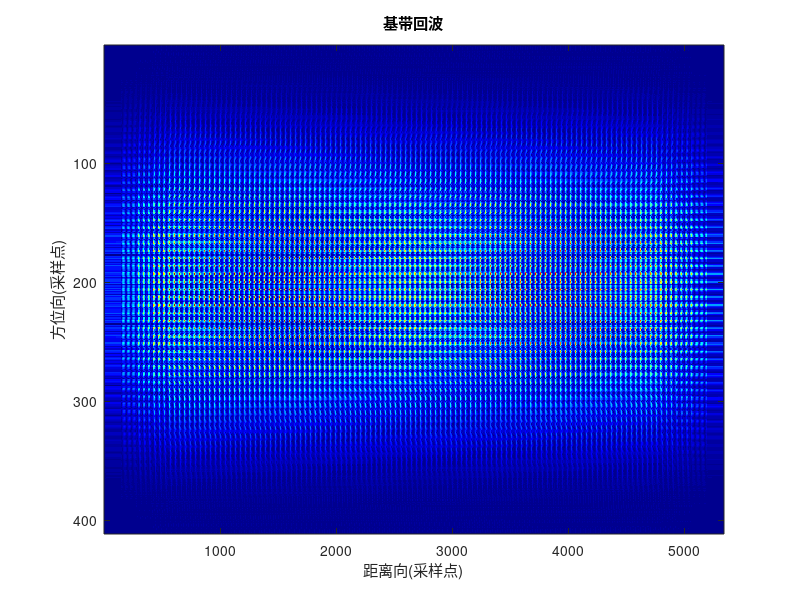
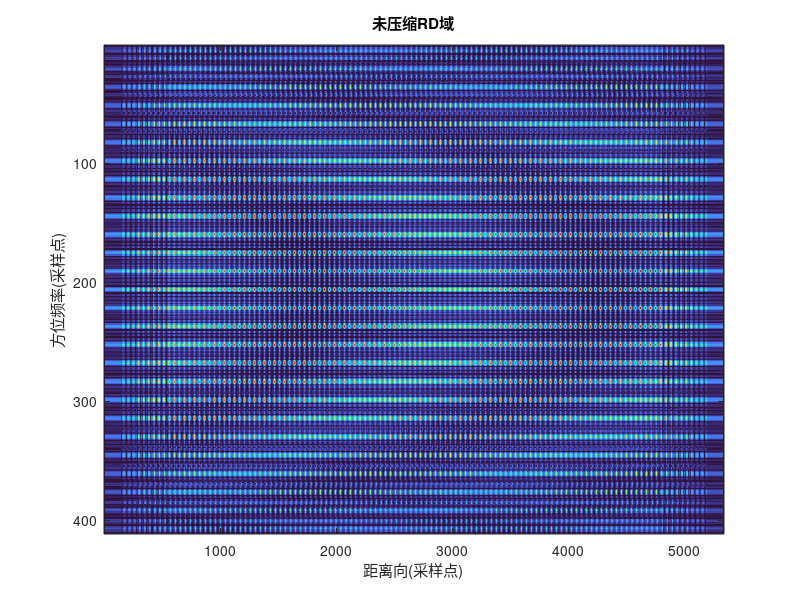
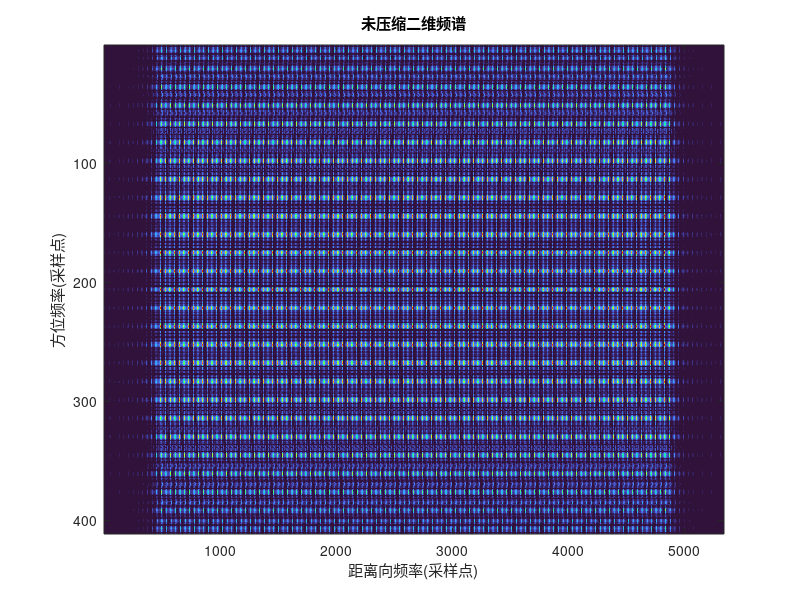

Here is the MATLAB script that generated these plots, in order: (Note: this script raises an error after producing the figures.)
%% SAR回波信号仿真（RD算法）
close all;
clear all, clc;
% 场景参数
c = 3e8;
range = 520;          % 距离向跨度
azimuth = 120;        % 方位向跨度
% 雷达参数  
theta_rc = 0;        % 雷达波束中心斜视角
%theta_rc = 0.9/180*pi;
% R_n0 = 10000;           % 雷达与场景中心距离，轨迹中点为二维零点，相应时刻为0时刻
R0 = 10000;              % 坐标中心横向距离(高度为0时为最短斜距)
R_nc = R0/cos(theta_rc);      % 波束中心穿越时刻对应的斜距

Vr = 100;             % 直线几何模型下雷达方位向运动速度
f0 = 10e9;            % 载频
Tr = 30e-6;           % 脉冲宽度

% 目标参数
obj_a_num = 5;      % 方位向目标个数
obj_r_num = 5;      % 距离向目标个数

% loc_a = 0;
% loc_r = R0;
loc_a = linspace(-50, 50, obj_a_num);
loc_r = R0 + linspace(-250, 250, obj_r_num);
[loc_r, loc_a] = meshgrid(loc_r, loc_a);        % 2D网格表征目标位置
loc_nc = loc_r/cos(theta_rc);                   % 波束中心穿越时刻时目标与雷达的斜距
nc = (loc_a-loc_r*tan(theta_rc))/Vr;            % 所有目标的波束中心穿越时刻

% 分辨率参数
rho_a = 1;     % 方位向分辨率
rho_r = 1;     % 距离向分辨率

% 其他参数定义
alpha = 0.886;                    % 1或0.886
alpha_osr = 1.2;                  % 距离过采样率
alpha_osa = 1.2;                  % 方位过采样率

lambda = c/f0;                                  % 信号波长
La = 2*rho_a;                                   % 天线长度
theta_bw = alpha*lambda/La;                     % 波束宽度
Ls = theta_bw*R_nc;                             % 合成孔径长度
Ta = Ls/Vr;                                     % 目标照射时间
f_dop = 2*Vr*cos(theta_rc)/lambda*theta_bw;     % 多普勒带宽
fnc = 2*Vr*sin(theta_rc)/lambda;                % 多普勒中心频率

Kr = c*alpha/(2*Tr*rho_r);                      % 距离向调频斜率
Ka = 2*Vr^2*cos(theta_rc)^2/lambda/R_nc;        % 方位向调频斜率
Fr = alpha_osr*Kr*Tr;                           % 距离向采样频率
Fa = alpha_osa*f_dop;                           % 方位向采样频率

Fss = 6.8e8;             % 接受原始回波时的距离向带通采样率

%% 生成区域回波信号
% 二维时间样点
tr = 2*(R0-range/2)/c-Tr/2:1/Fr:2*(R0+range/2)/c+Tr/2;   % 距离向时间
%tr = 2*(R0-range/2)/c-Tr/2:1/Fss:2*(R0+range/2)/c+Tr/2;  % 距离向时间
%ta = -azimuth/2/Vr-Ta:1/Fa:azimuth/2/Vr+Ta;             % 方位向时间
ta = 0:1/Fa:azimuth/2/Vr+Ta;
ta = [fliplr(-ta(2:end)) ta];                            % 方位向时间对准时间零点(考虑到方位向采样率低的影响)


Nr = length(tr); Na = length(ta);     % 距离向方位向采样点数
[t_r, t_a] = meshgrid(tr, ta);        % 距离向和方位向时间2D网格

% 二维时域信号构建
s0_tn = zeros(Na, Nr);                % 回波数据
for i=1:obj_a_num
  for j=1:obj_r_num
    Ls_diff = alpha*lambda/La*loc_nc(i,j);        % 目标照射长度(该点的合成孔径)
    Ts_diff = Ls_diff/(Vr*cos(theta_rc));                              % 目标照射时间
    Rn = sqrt(loc_r(i,j)^2+(loc_a(i,j)-Vr*t_a).^2);   % 目标的瞬时斜距，仅与方位时间有关
    %%% 距离向照射时间由脉宽决定，各距离相同 %%%
    %%% 而方位向照射时间由目标距离处合成孔径长度有关，实际上不同距离对应的照射时间不同 %%%
    % 距离向脉冲包络
    wr = abs(t_r-2*Rn/c)<Tr/2;                        
    % 方位向矩形方向图
    %wa = abs(t_a-nc(i,j))<Ts_diff/2;                       % 方位向方向图
    % 方位向sinc方向图
    theta = atan(Vr*(t_a-nc(i,j))/R_nc);              % 斜距平面内目标与雷达视线的夹角
    wa = sinc(alpha*theta/theta_bw).^2;                % 双程sinc方向图
    A0 = 1;     % 统一反射系数为1
    
    % 构建对应目标的原始基带信号回波
    s0_ij = A0*wr.*wa.*exp(-1j*4*pi*f0*Rn/c).*exp(1j*pi*Kr*(t_r-2*Rn/c).^2);
    
    % 载波调制的回波信号
    %s0_ij = A0*wr.*wa.*cos(2*pi*f0*(t_r-2*Rn/c)).*cos(pi*Kr*(t_r-2*Rn/c).^2);

    s0_tn = s0_tn + s0_ij;
  end
end

% 正交解调--〉自定义函数quadratureDemodulation()
% s0_temp = [];
% for i = 1:Na
%   s0_demodulation = quadratureDemodulation(s0_tn(i,:), tr, f0, Fss, Fr);
%   s0_temp = [s0_temp; s0_demodulation];
% end
% s0_tn = s0_temp;
% % 重新调整时间样点
% tr = linspace(2*(R0-range/2)/c-Tr/2, 2*(R0+range/2)/c+Tr/2, size(s0_tn, 2));
% Nr = size(s0_tn, 2);



% 以距离为尺度绘制二维时域
lr_sc = [tr(1), tr(end)]*c/2-R0;
la_sc = [ta(1), ta(end)]*Vr;
% figure(1);
% %mesh(t_r*c/2-R0, t_a*Vr, abs(s0_tn));
% imagesc(lr_sc, la_sc, abs(s0_tn));
% axis([-400, 400, -75,75]);
% % xlabel('距离向(相对场景中心)/m'), ylabel('方位向/m'), title('回波信号的二维时域(距离单位)');
% % colormap(summer), colorbar, shading flat;

% 以采样点为尺度绘制二维时域
s0_tn_abs = abs(s0_tn);
figure(1);
imagesc(s0_tn_abs);
colormap(jet)
xlabel('距离向(采样点)'), ylabel('方位向(采样点)')
title('基带回波')
% figure()
% mesh(s0_tn_abs); axis tight
% xlabel('距离向(采样点)'), ylabel('方位向(采样点)')
% [val,rLoc] = max(s0_tn_abs);
% [~, cLoc] = max(val);
% figure()
% plot(s0_tn_abs(rLoc(cLoc), :));
%imagesc(angle(s0_tn));
%mesh(abs(s0_tn));
% xlabel('距离向(采样点)'), ylabel('方位向(采样点)')

%% 未压缩前的距离多普勒
figure
Srd_uncompress = fftshift(fft(s0_tn, [], 1), 1);
imagesc(abs(Srd_uncompress));
colormap(turbo)
xlabel('距离向(采样点)'), ylabel('方位频率(采样点)')
title('未压缩RD域')
axis tight

%% 未压缩前的二维频谱
figure
Sdf_uncompress = fftshift(fft(Srd_uncompress, [], 2), 2);
imagesc(abs(Sdf_uncompress));
colormap(turbo)
xlabel('距离向频率(采样点)'), ylabel('方位频率(采样点)')
title('未压缩二维频谱')
axis tight


%% 距离向脉冲压缩
% 复制脉冲
tr_replica = -Tr/2:1/Fr:Tr/2-1/Fr;             % 复制发射脉冲时间样点
chirp_replica = exp(1j*pi*Kr*tr_replica.^2);   % 复制发射脉冲
Nc = length(chirp_replica);                    % 距离向chirp信号采样点数
Nf = Nr+Nc-1;                                  % 信号fft点数

% 复制脉冲时域补零至信号卷积的长度
chirp_extend = [chirp_replica, zeros(1, round((Nf-Nc)/2))];
chirp_extend = [zeros(1, Nf-length(chirp_extend)) chirp_extend];
chirp_extend = fftshift(chirp_extend);        % 翻折以对齐零时刻

% 回波距离向补零，进行距离匹配滤波
s0_extend = [s0_tn, zeros(Na, Nc-1)];               % 距离向补零，考虑频域相乘对应时域卷积
Sr_extend = fft(s0_extend,[],2);                    % 补零后求方位时间距离频谱
Sr_chirp = fft(chirp_extend);                       % 补零后chrip频谱
Sr_mul = Sr_extend .* repmat(conj(Sr_chirp),Na,1);  % 频域脉冲压缩
sr_compress = ifft(Sr_mul, [], 2);                 % 逆变换得距离压缩后回波的二维时域
sr_compress = sr_compress(:, 1:Nr);               % 舍去弃置区

[v, loc1] = max(abs(sr_compress));
[~, loc2] = max(v);
row = loc1(loc2);

figure();
baseAnalyse(sr_compress(row,:), Fr, 100);

figure();
%surf(t_r*c/2-R0, t_a*Vr, abs(sr_expressed));
%imagesc(lr_sc, la_sc, abs(sr_compress));
imagesc(abs(sr_compress));
colormap(turbo(64))
% figure();
% mesh(abs(sr_compress));
% axis tight

xlabel('距离向(采样点)'), ylabel('方位(采样点)')
title('距离压缩后二维时域')

colormap(turbo)
%axis([-400, 400, -75,75]);

%% 方位向傅里叶变换（距离多普勒域）
sr_compress_shift = sr_compress.*repmat(exp(-1j*2*pi*fnc*ta.'), 1, Nr); % 对应频谱搬移至0频
Sd = fft(sr_compress_shift,[],1);           % 方位向fft
Sd = fftshift(Sd, 1);                       % 频谱中心搬移至中心频率

%%% 此时多普勒已经转至零频，仅以多普勒中心频率构建多普勒域的频点范围作显示 %%%
f_Sd = 0:Fa/Na:Fa/2;
f_Sd = fnc + [fliplr(-f_Sd(2:end)) f_Sd];       

figure();
%imagesc(lr_sc, [f_Sd(1) f_Sd(end)], abs(Sd));
%title('距离多普勒域'), xlabel('距离向(相对场景中心)/m'), ylabel('多普勒频率/Hz')
imagesc(abs(Sd))
%mesh(abs(Sd))
xlabel('距离向(采样点)'), ylabel('方位频率(采样点)')
title('距离压缩后RD域')
colormap(turbo), axis tight

%% 距离徙动校正（插值法）
Rr = tr*(c/2);      % 每个距离门的对应距离
del_Rfn = lambda^2*(f_Sd.').^2*Rr/(8*Vr^2);         % 需要校正的距离徙动，随方位频率和距离变化

range_interval = (1/Fr)*c/2;                        % 距离单元间隔
del_Rfn_unit = del_Rfn/range_interval;              % 需要校正的距离间隔数

%%%%% 插值法距离徙动校正 %%%%% 
%%% 插值中的偏移量不进行量化，即不对sinc核深采样，直接使用浮点值，不存在量化的几何畸变， %%%
%%% 即不存在目标幅度调制，校正更准确。 %%%
core_len = 8;                 % sinc插值核长度
Sd_RCMC = zeros(Na, Nr);      % 存储RCMC后的距离多普勒 
for i = 1:Na
  for j = 1:Nr
    % 寻找校正对应点位
    idea_point = j+del_Rfn_unit(i, j);              % 需要校正到(i,j)位置的点(非量化点)
    idea_quant = round(idea_point);                 % 取整便于寻找位于距离门上的采样点
    % 确定信号和插值核的采样点位
    sig_sample_points = idea_quant + (-core_len/2:core_len/2-1);   % 信号上的插值采样点
    core_sample_points = idea_point - sig_sample_points;           % 插值核上的插值样点(浮点的)
    % 确定插值核
    sinc_core = sinc(core_sample_points);           % 插值系数
    sinc_core = sinc_core/sum(sinc_core);           % 插值系数归一化
    
    % 循环移位思想处理超出范围的信号插值采样点(算法简化版)
    exceed_loc = find(sig_sample_points>Nr);
    below_loc = find(sig_sample_points<1);
    sig_sample_points(exceed_loc) = sig_sample_points(exceed_loc) - Nr;
    sig_sample_points(below_loc) = sig_sample_points(below_loc) + Nr;
    % 最终校正步骤，插值加权求和
    Sd_RCMC(i, j) = sum(sinc_core.*Sd(i, sig_sample_points));
  end
end

figure();
imagesc(abs(Sd_RCMC));
title('距离多普勒域(RCMC校正后)'), xlabel('距离向(采样点)'), ylabel('方位向多普勒(采样点)')
colormap(turbo)

%% 方位向脉冲压缩（二维压缩结果）
ta_replica = -Ta/2:1/Fa:Ta/2-1/Fa;             % 复制方位脉冲时间样点
Nac = length(ta_replica);                      % chirp频谱样点数
Naf = Na+Nac-1;                                % 方位向fft点数

%%% 构建频域匹配滤波器 %%%
%%% 实际当Ka很小时，随中心时刻斜距的变化较明显，所以不能忽视距离向上中心时刻斜距的变化 %%%
R_nc_diff = tr*c/2/cos(theta_rc);
Ka_diff = 2*Vr^2*cos(theta_rc)^2/lambda./R_nc_diff; 
fd_extend = fftshift(linspace(-Fa/2, Fa/2, Naf));            
Haz_fn = exp(-1j*pi*(fd_extend.').^2*(1./Ka_diff));          % 匹配滤波器

%%% 压缩和RCMC校正后逆变换到时域补零做fft深采样 %%%
sra_compress_RCMC = ifft(fftshift(Sd_RCMC, 1));
Sd_RCMC_extend = fft(sra_compress_RCMC, Naf, 1);                 % 时域补零后的距离多普勒
%%% 方位向脉冲压缩 %%%
Sd_full_compress_RCMC = Sd_RCMC_extend .* (Haz_fn);              % 全压缩后的距离多普勒
sra_full_compress_RCMC = ifft(Sd_full_compress_RCMC, [], 1);     % 逆变换得RCMC和全压缩后的距离方位信号
sra_full_compress_RCMC = sra_full_compress_RCMC(1:Na, :);        % 舍去弃置区

figure();
imagesc(lr_sc, la_sc, abs(sra_full_compress_RCMC));
%mesh(abs(sa_expressed))
axis([-400, 400, -75,75]);
xlabel('距离向(相对场景中心)/m'), ylabel('方位向/m')
title('二维压缩后时域')
% title('二维脉冲压缩结果(距离单位)');
colormap(turbo);

% [v, loc1] = max(abs(sra_full_compress_RCMC));
% [~, loc2] = max(v);
% row = loc1(loc2);
% figure();
% baseAnalyse(sra_full_compress_RCMC(:,loc2), Fr, 100, 32);

%% 二维频谱（最终之路！）
S_full_compress_RCMC = fft(Sd_full_compress_RCMC, [], 2);   % 距离向fft
S_full_compress_RCMC = fftshift(S_full_compress_RCMC, 2);
S_full_compress_RCMC = fftshift(S_full_compress_RCMC, 1);

figure();
imagesc(abs(S_full_compress_RCMC));
xlabel('距离向频率(采样点)'), ylabel('方位频率(采样点)')
title('二维压缩后二维频域')

